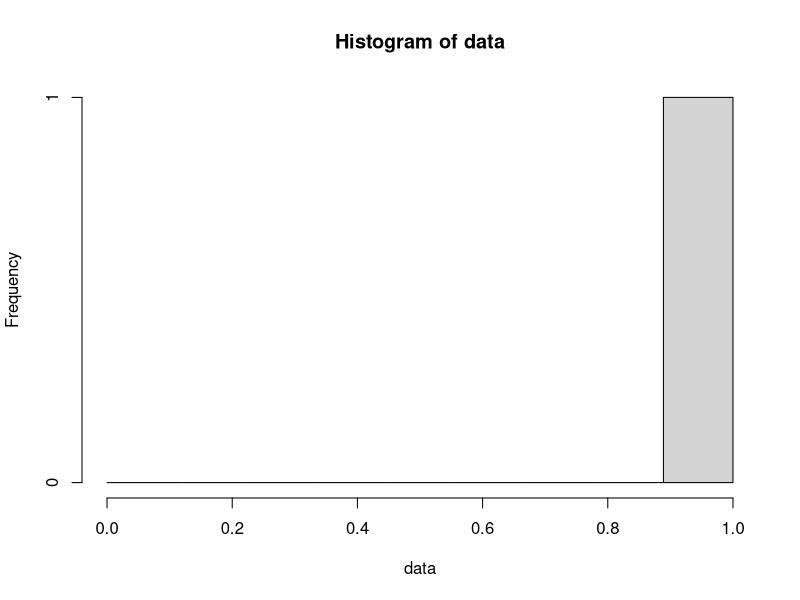
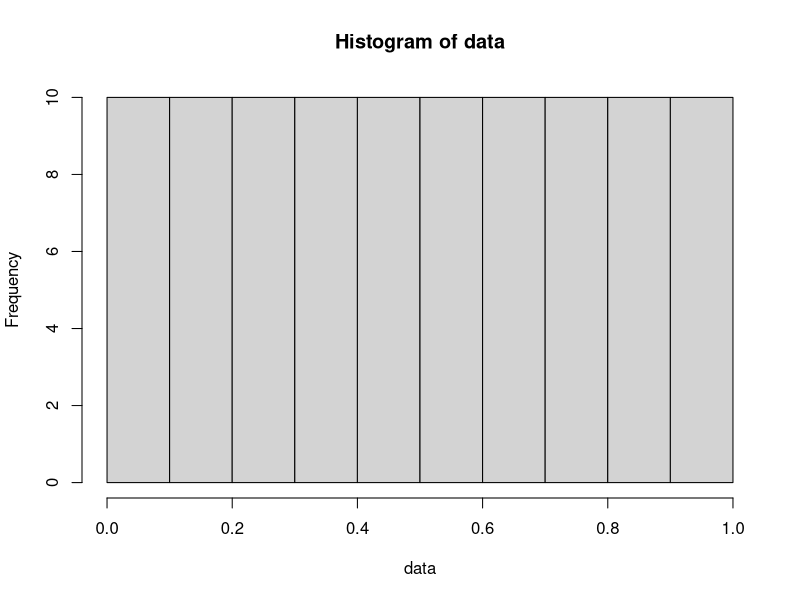
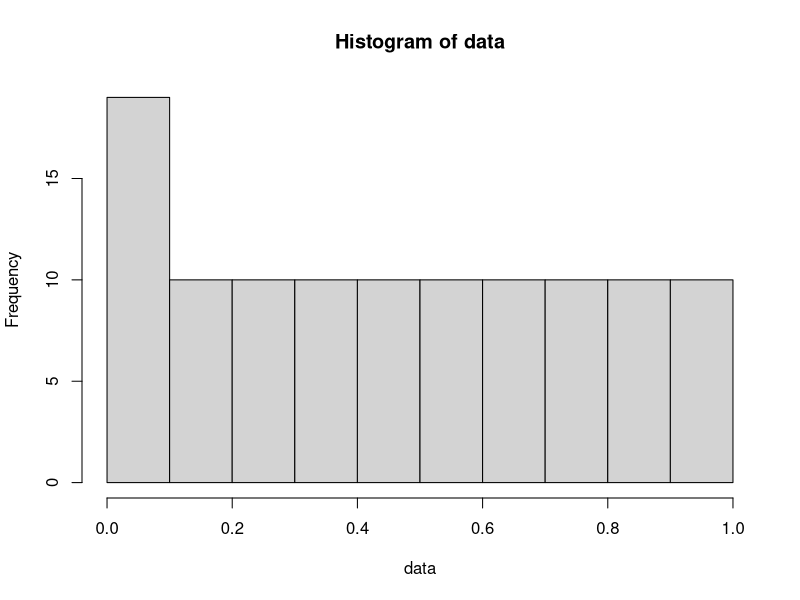
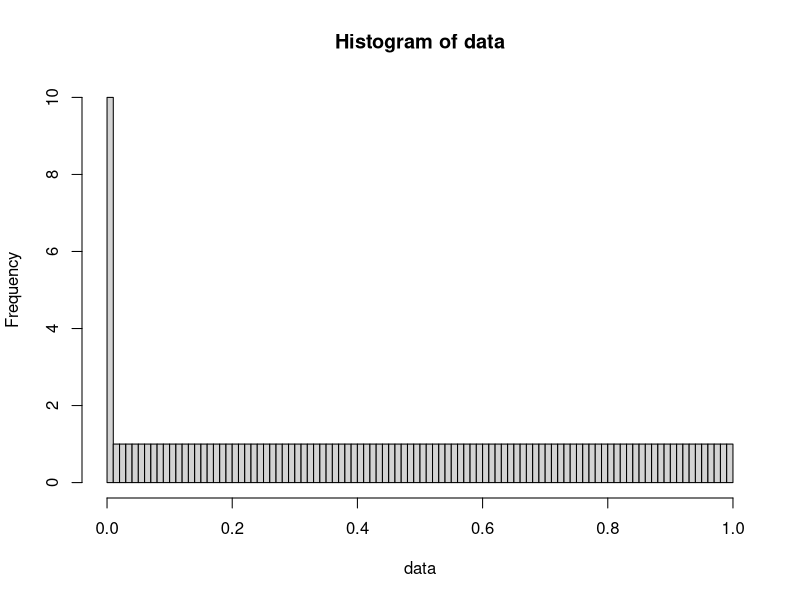

Source code (R) for these figures, in order:
k = 99
data = c(rep(1,1))
hist(data, breaks=seq(0,1,l=10))
for(i in 1:k)
{
  data <- c(data, rep(1 - 0.01*i, 1))
}
hist(data, breaks=seq(0,1,l=11))
data <- c(data, rep(0.01, 9))
hist(data, breaks=seq(0,1,l=11))
hist(data, breaks=seq(0,1,l=101))
